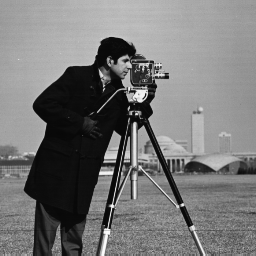
%> input picture pointOperation/cameraman.tif, 256 x 256 px
$ octave GammaTransform.m   (GNU Octave 9; MATLAB toolbox functions it lacks are replaced by stand-ins)
%> lines starting %> are read from the running program, lines starting %| are printed output that depends on the picture
I= imread('cameraman.tif'); %读取名称为cameraman.tif图像文件
%> I is the input picture: size 256x256 uint8; min 7, max 253, mean 118.7
figure;%打开一个新的窗口

%伽马变换：
%Gamma取值0.75，进行伽马变换
subplot(1,3,1);
imshow(imadjust(I,[],[],0.75));
title('Gamma取值0.75');


%Gamma取值1
subplot(1,3,2);
imshow(imadjust(I,[],[],1));
title('Gamma取值1');

%Gamma取值1.5
subplot(1,3,3);
imshow(imadjust(I,[],[],1.5));
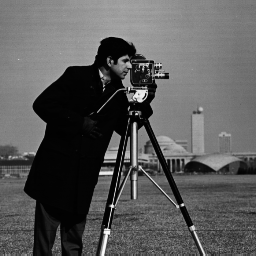
%> displayed picture: size 256x256, on the screen's scale of 0 to 255; min 1, max 252, mean 90.5
title('Gamma取值1.5');

figure;
%Gamma取值0.75
subplot(1,3,1);
imhist(imadjust(I,[],[],0.75));
title('Gamma取值0.75');


%Gamma取值1
subplot(1,3,2);
imhist(imadjust(I,[],[],1));
title('Gamma取值1');

%Gamma取值1.5
subplot(1,3,3);
imhist(imadjust(I,[],[],1.5));
title('Gamma取值1.5');
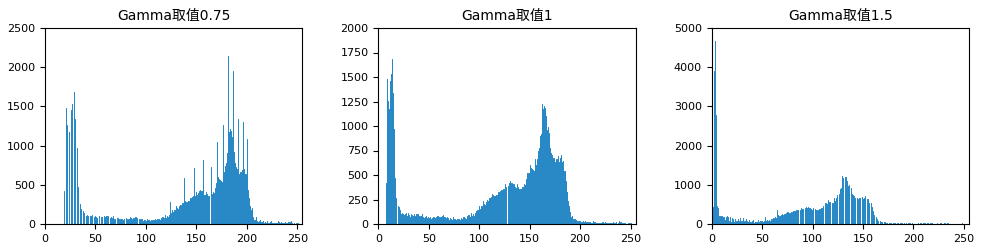
%> figure redrawn from the program's plot data, 3 panels; panel 1: highest point at x = 181, y = 2137; panel 2: highest point at x = 14, y = 1685; panel 3: highest point at x = 3, y = 4670

$ run again, with pointOperation/spring.jpg saved as pointOperation/cameraman.tif
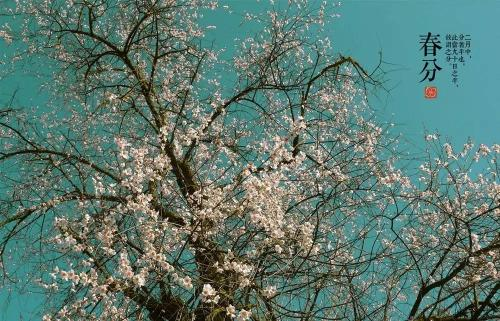
%> input picture pointOperation/spring.jpg, 500 x 321 px
%> I is the input picture: size 321x500x3 uint8; mean R, G, B 92.9, 120.5, 111
%> `imshow(imadjust(I,[],[],1.5));`:
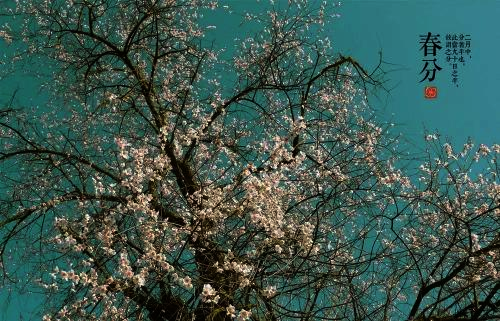
%> displayed picture: size 321x500x3, on the screen's scale of 0 to 255; mean R, G, B 60.4, 86.7, 78.1
%> `title('Gamma取值1.5');`:
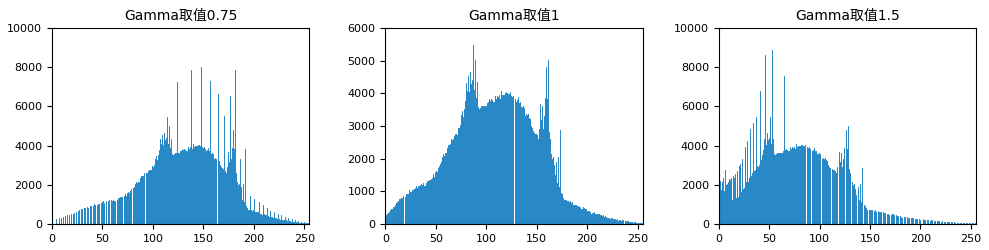
%> figure redrawn from the program's plot data, 3 panels; panel 1: highest point at x = 148, y = 8009; panel 2: highest point at x = 87, y = 5472; panel 3: highest point at x = 53, y = 8870
